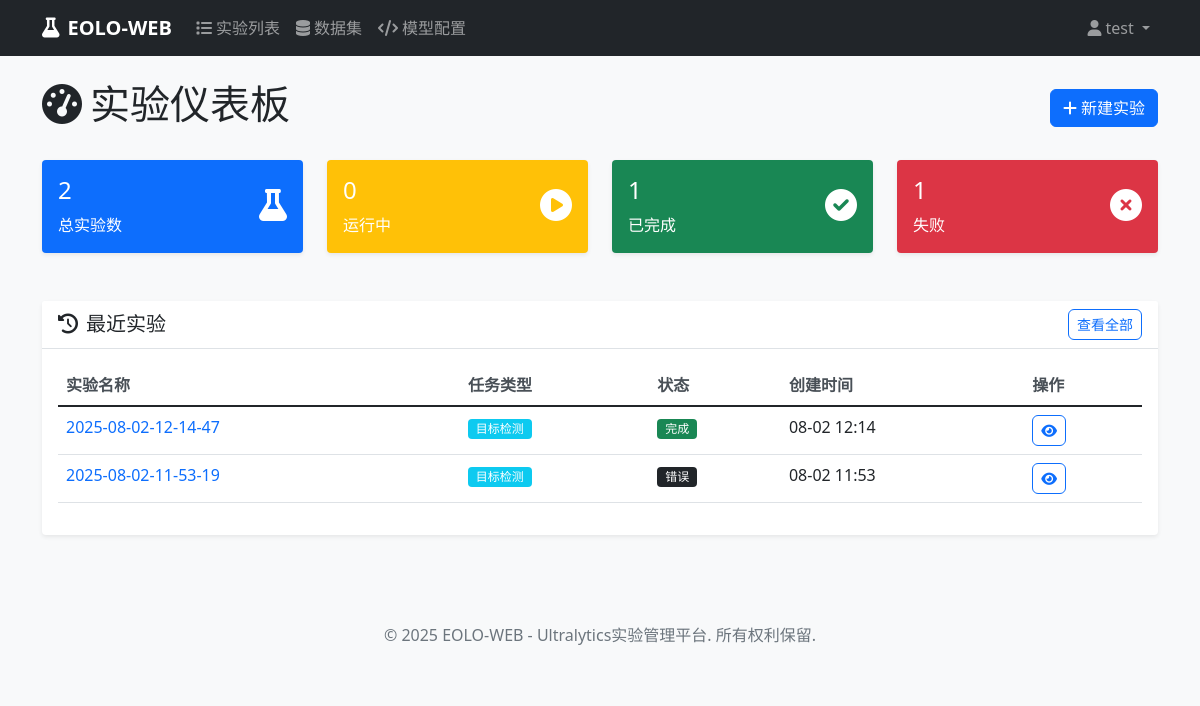
Screenshot of /experiments/ (signed in) with the database file from the repository.
### accounts/models.py (models this page shows, shortened)
class User(AbstractUser):
    phone = models.CharField(max_length=15, blank=True, null=True, verbose_name="电话号码")
    department = models.CharField(max_length=100, blank=True, null=True, verbose_name="部门")
    created_at = models.DateTimeField(auto_now_add=True, verbose_name="创建时间")
    updated_at = models.DateTimeField(auto_now=True, verbose_name="更新时间")
    class Meta:
        verbose_name = "用户"
        verbose_name_plural = "用户"

### experiments/models.py (models this page shows, shortened)
class Experiment(models.Model):
    EXPERIMENT_STATUS_CHOICES = [
        ('pending', '待启动'),
        ('queued', '排队'),
        ('running', '运行'),
        ('interrupted', '中断'),
        ('error', '错误'),
        ('completed', '完成'),
    ]
    TASK_TYPE_CHOICES = [
        ('detect', '目标检测'),
        ('segment', '实例分割'),
        ('classify', '图像分类'),
        ('pose', '姿态估计'),
        ('track', '目标跟踪'),
    ]
    name = models.CharField(max_length=200, verbose_name="实验名称")
    description = models.TextField(blank=True, null=True, verbose_name="实验描述")
    user = models.ForeignKey(User, on_delete=models.CASCADE, verbose_name="创建用户")
    task_type = models.CharField(max_length=20, choices=TASK_TYPE_CHOICES, default='detect', verbose_name="任务类型")
    model_configs = models.TextField(blank=True, null=True, verbose_name="模型配置", help_text="逗号分隔的模型配置路径")
    setting_config = models.CharField(max_length=200, blank=True, null=True, verbose_name="参数配置", help_text="参数配置文件路径")
    dataset = models.CharField(max_length=200, default='', verbose_name="数据集名称")
    epochs = models.IntegerField(default=100, verbose_name="训练轮数")
    batch_size = models.IntegerField(default=16, verbose_name="批量大小")
    device = models.CharField(max_length=20, default='auto', verbose_name="设备")
    SCALE_CHOICES = [
        ('n', 'Nano'),
        ('s', 'Small'),
        ('m', 'Medium'),
        ('l', 'Large'),
        ('x', 'Extra Large'),
    ]
    scale = models.CharField(max_length=1, choices=SCALE_CHOICES, default='n', verbose_name="尺寸")
    group = models.CharField(max_length=100, blank=True, null=True, verbose_name="分组")
    exp_timestamp = models.CharField(max_length=50, blank=True, null=True, verbose_name="实验时间戳")
    project_name = models.CharField(max_length=100, blank=True, null=True, verbose_name="项目名称")
    status = models.CharField(max_length=20, choices=EXPERIMENT_STATUS_CHOICES, default='pending', verbose_name="状态")
    command = models.TextField(blank=True, null=True, verbose_name="生成的命令")
    created_at = models.DateTimeField(auto_now_add=True, verbose_name="创建时间")
    updated_at = models.DateTimeField(auto_now=True, verbose_name="更新时间")
    started_at = models.DateTimeField(blank=True, null=True, verbose_name="开始时间")
    completed_at = models.DateTimeField(blank=True, null=True, verbose_name="完成时间")
    log_file = models.CharField(max_length=500, blank=True, null=True, verbose_name="日志文件")
    result_file = models.CharField(max_length=500, blank=True, null=True, verbose_name="结果文件")
    error_message = models.TextField(blank=True, null=True, verbose_name="错误信息")
    class Meta:
        verbose_name = "实验"
        verbose_name_plural = "实验"
        ordering = ['-created_at']

### experiments/views.py (the view)
# urls.py: path('', views.dashboard_view, name='dashboard'),
@login_required
def dashboard_view(request):
    user_experiments = Experiment.objects.filter(user=request.user)
    total_experiments = user_experiments.count()
    running_experiments = user_experiments.filter(status='running').count()
    completed_experiments = user_experiments.filter(status='completed').count()
    interrupted_experiments = user_experiments.filter(status='interrupted').count()
    failed_experiments = user_experiments.filter(status='error').count()
    recent_experiments = user_experiments[:5]
    context = {
        'total_experiments': total_experiments,
        'running_experiments': running_experiments,
        'completed_experiments': completed_experiments,
        'interrupted_experiments': interrupted_experiments,
        'failed_experiments': failed_experiments,
        'recent_experiments': recent_experiments,
    }
    return render(request, 'experiments/dashboard.html', context)

### templates/experiments/dashboard.html (shortened to what this page needs)
{% extends 'base.html' %}
{% block content %}
<div class="d-flex justify-content-between align-items-center mb-4">
    <h1><i class="fas fa-tachometer-alt me-2"></i>实验仪表板</h1>
    <a href="{% url 'experiments:create' %}" class="btn btn-primary">
        <i class="fas fa-plus me-1"></i>新建实验
    </a>
</div>
<div class="row mb-4">
    <div class="col-md-3">
        <div class="card bg-primary text-white">
            <div class="card-body">
                <div class="d-flex justify-content-between">
                    <div>
                        <h4>{{ total_experiments }}</h4>
                        <p class="mb-0">总实验数</p>
                    </div>
                    <div class="align-self-center">
                        <i class="fas fa-flask fa-2x"></i>
                    </div>
                </div>
            </div>
        </div>
    </div>
    <div class="col-md-3">
        <div class="card bg-warning text-white">
            <div class="card-body">
                <div class="d-flex justify-content-between">
                    <div>
                        <h4>{{ running_experiments }}</h4>
                        <p class="mb-0">运行中</p>
                    </div>
                    <div class="align-self-center">
                        <i class="fas fa-play-circle fa-2x"></i>
                    </div>
                </div>
            </div>
        </div>
    </div>
    <div class="col-md-3">
        <div class="card bg-success text-white">
            <div class="card-body">
                <div class="d-flex justify-content-between">
                    <div>
                        <h4>{{ completed_experiments }}</h4>
                        <p class="mb-0">已完成</p>
                    </div>
                    <div class="align-self-center">
                        <i class="fas fa-check-circle fa-2x"></i>
                    </div>
                </div>
            </div>
        </div>
    </div>
    <div class="col-md-3">
        <div class="card bg-danger text-white">
            <div class="card-body">
                <div class="d-flex justify-content-between">
                    <div>
                        <h4>{{ failed_experiments }}</h4>
                        <p class="mb-0">失败</p>
                    </div>
                    <div class="align-self-center">
                        <i class="fas fa-times-circle fa-2x"></i>
                    </div>
                </div>
            </div>
        </div>
    </div>
</div>
<div class="row">
    <div class="col-12">
        <div class="card">
            <div class="card-header d-flex justify-content-between align-items-center">
                <h5 class="mb-0"><i class="fas fa-history me-2"></i>最近实验</h5>
                <a href="{% url 'experiments:list' %}" class="btn btn-sm btn-outline-primary">查看全部</a>
            </div>
            <div class="card-body">
                {% if recent_experiments %}
                <div class="table-responsive">
                    <table class="table table-hover">
                        <thead>
                            <tr>
                                <th>实验名称</th>
                                <th>任务类型</th>
                                <th>状态</th>
                                <th>创建时间</th>
                                <th>操作</th>
                            </tr>
                        </thead>
                        <tbody>
                            {% for experiment in recent_experiments %}
                            <tr>
                                <td>
                                    <a href="{% url 'experiments:detail' experiment.pk %}" class="text-decoration-none">
                                        {{ experiment.name }}
                                    </a>
                                </td>
                                <td>
                                    <span class="badge bg-info">{{ experiment.get_task_type_display }}</span>
                                </td>
                                <td>
                                    {% if experiment.status == 'pending' %}
                                        <span class="badge bg-secondary">{{ experiment.get_status_display }}</span>
                                    {% elif experiment.status == 'running' %}
                                        <span class="badge bg-warning">{{ experiment.get_status_display }}</span>
                                    {% elif experiment.status == 'completed' %}
                                        <span class="badge bg-success">{{ experiment.get_status_display }}</span>
                                    {% elif experiment.status == 'failed' %}
                                        <span class="badge bg-danger">{{ experiment.get_status_display }}</span>
                                    {% else %}
                                        <span class="badge bg-dark">{{ experiment.get_status_display }}</span>
                                    {% endif %}
                                </td>
                                <td>{{ experiment.created_at|date:"m-d H:i" }}</td>
                                <td>
                                    <div class="btn-group btn-group-sm">
                                        <a href="{% url 'experiments:detail' experiment.pk %}"
                                           class="btn btn-outline-primary btn-sm">
                                            <i class="fas fa-eye"></i>
                                        </a>
                                    </div>
                                </td>
                            </tr>
                            {% endfor %}
                        </tbody>
                    </table>
                </div>
                {% endif %}
            </div>
        </div>
    </div>
</div>
{% endblock %}

### templates/base.html (shortened to what this page needs)
<!DOCTYPE html>
<html lang="zh-CN">
<head>
    <link href="https://cdn.jsdelivr.net/npm/bootstrap@5.1.3/dist/css/bootstrap.min.css" rel="stylesheet">
    <link href="https://cdnjs.cloudflare.com/ajax/libs/font-awesome/6.0.0/css/all.min.css" rel="stylesheet">
    {% load static %}
    <link rel="stylesheet" href="{% static 'css/main.css' %}">
</head>
<body>
    {% block navbar %}
    <nav class="navbar navbar-expand-lg navbar-dark bg-dark">
        <div class="container">
            <a class="navbar-brand" href="{% url 'experiments:dashboard' %}">
                <i class="fas fa-flask me-2"></i>EOLO-WEB
            </a>
            <div class="collapse navbar-collapse" id="navbarNav">
                {% if user.is_authenticated %}
                <ul class="navbar-nav me-auto">
                    <li class="nav-item">
                        <a class="nav-link" href="{% url 'experiments:list' %}">
                            <i class="fas fa-list me-1"></i>实验列表
                        </a>
                    </li>
                    <li class="nav-item">
                        <a class="nav-link" href="{% url 'datasets:list' %}">
                            <i class="fas fa-database me-1"></i>数据集
                        </a>
                    </li>
                    <li class="nav-item">
                        <a class="nav-link" href="{% url 'models_manager:model_manager' %}">
                            <i class="fas fa-code me-1"></i>模型配置
                        </a>
                    </li>
                </ul>
                <ul class="navbar-nav">
                    <li class="nav-item dropdown">
                        <a class="nav-link dropdown-toggle" href="#" id="navbarDropdown" role="button" data-bs-toggle="dropdown">
                            <i class="fas fa-user me-1"></i>{{ user.username }}
                        </a>
                    </li>
                </ul>
                {% endif %}
            </div>
        </div>
    </nav>
    {% endblock %}
    <main class="container my-4">
        {% block content %}{% endblock %}
    </main>
    <footer class="bg-light text-center text-muted py-3 mt-5">
        <div class="container">
            <p>&copy; 2025 EOLO-WEB - Ultralytics实验管理平台. 所有权利保留.</p>
        </div>
    </footer>
    {% load static %}
</body>
</html>

### static/css/main.css (style rules this page uses)
body { font-family: 'Segoe UI', Tahoma, Geneva, Verdana, sans-serif; background-color: #f8f9fa; }
.navbar-brand { font-weight: bold; font-size: 1.25rem; }
.navbar-nav .nav-link { font-weight: 500; }
.card { border: none; box-shadow: 0 0.125rem 0.25rem rgba(0, 0, 0, 0.075); margin-bottom: 1.5rem; }
.card-header { background-color: #fff; border-bottom: 1px solid #dee2e6; font-weight: 600; }
.btn { border-radius: 0.375rem; font-weight: 500; }
.btn-group .btn { border-radius: 0.375rem; }
.table th { font-weight: 600; border-top: none; color: #495057; }
.badge { font-size: 0.75em; font-weight: 500; }

### rows the page displays
User: username "test"
Experiment: name "2025-08-02-12-14-47", task_type "目标检测", status "完成", created_at "08-02 12:14"
Experiment: name "2025-08-02-11-53-19", task_type "目标检测", status "错误", created_at "08-02 11:53"

### other values shown
{{ total_experiments }} "2"
{{ running_experiments }} "0"
{{ completed_experiments }} "1"
{{ failed_experiments }} "1"
